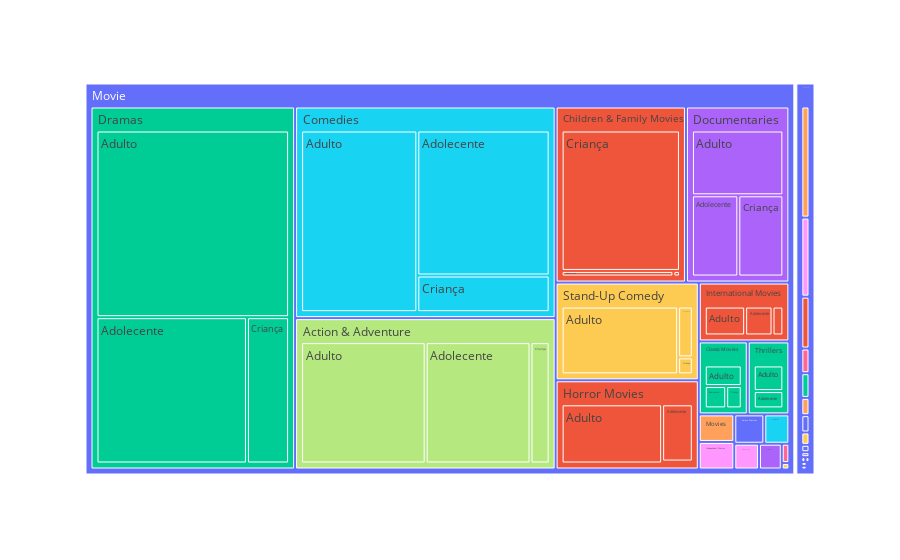

The code cell stored with this chart in its notebook:
### Code cell
fig = px.treemap(tabela, path=['Tipo', 'genero', 'Avaliação' ],   color='genero')
fig.show()

### Figure 1 — Plotly figure (JSON) as saved in the notebook; plotly's stock layout.template omitted (floating-point values rounded to 4 significant figures)
{"data": [{"branchvalues": "total", "customdata": [["Anime Features"], ["Children & Family Movies"], ["Classic Movies"], ["Documentaries"], ["Movies"], ["Comedies"], ["Romantic Movies"], ["Romantic TV Shows"], ["Sci-Fi & Fantasy"], ["Stand-Up Comedy"], ["TV Comedies"], ["International Movies"], ["Thrillers"], ["Classic Movies"], ["Cult Movies"], ["Docuseries"], ["Docuseries"], ["Music & Musicals"], ["Stand-Up Comedy"], ["TV Comedies"], ["Children & Family Movies"], ["Classic Movies"], ["Anime Series"], ["Action & Adventure"], ["Crime TV Shows"], ["TV Shows"], ["Music & Musicals"], ["Romantic Movies"], ["Stand-Up Comedy & Talk Shows"], ["Horror Movies"], ["Dramas"], ["Docuseries"], ["Thrillers"], ["International Movies"], ["Cult Movies"], ["Crime TV Shows"], ["TV Shows"], ["Stand-Up Comedy"], ["Stand-Up Comedy & Talk Shows"], ["TV Action & Adventure"], ["Sci-Fi & Fantasy"], ["International TV Shows"], ["Anime Features"], ["Romantic Movies"], ["Movies"], ["Docuseries"], ["Crime TV Shows"], ["TV Horror"], ["Reality TV"], ["Dramas"], ["International Movies"], ["International TV Shows"], ["Movies"], ["Classic & Cult TV"], ["Sci-Fi & Fantasy"], ["Children & Family Movies"], ["Thrillers"], ["Documentaries"], ["Anime Series"], ["Anime Series"], ["Cult Movies"], ["Independent Movies"], ["LGBTQ Movies"], ["(?)"], ["Documentaries"], ["Children & Family Movies"], ["British TV Shows"], ["Anime Series"], ["Romantic TV Shows"], ["Reality TV"], ["Dramas"], ["Romantic Movies"], ["International TV Shows"], ["Independent Movies"], ["Kids' TV"], ["Cult Movies"], ["Action & Adventure"], ["British TV Shows"], ["TV Comedies"], ["Stand-Up Comedy"], ["TV Action & Adventure"], ["Horror Movies"], ["Independent Movies"], ["Music & Musicals"], ["Action & Adventure"], ["Anime Features"], ["British TV Shows"], ["Documentaries"], ["Independent Movies"], ["British TV Shows"], ["Dramas"], ["Classic & Cult TV"], ["International Movies"], ["LGBTQ Movies"], ["Horror Movies"], ["Stand-Up Comedy & Talk Shows"], ["TV Dramas"], ["TV Shows"], ["Action & Adventure"], ["Kids' TV"], ["Music & Musicals"], ["(?)"], ["TV Dramas"], ["TV Horror"], ["Classic Movies"], ["Comedies"], ["Horror Movies"], ["International TV Shows"], ["Comedies"], ["Comedies"]], "domain": {"x": [0, 1], "y": [0, 1]}, "hovertemplate": "labels=%{label}<br>count=%{value}<br>parent=%{parent}<br>id=%{id}<br>genero=%{customdata[0]}<extra></extra>", "ids": ["Movie/Anime Features/Criança", "Movie/Children & Family Movies/Adulto", "Movie/Classic Movies/Adulto", "Movie/Documentaries/Adulto", "Movie/Movies", "Movie/Comedies", "Movie/Romantic Movies/Adulto", "TV Show/Romantic TV Shows/Adulto", "Movie/Sci-Fi & Fantasy/Adulto", "Movie/Stand-Up Comedy/Adulto", "TV Show/TV Comedies/Adulto", "Movie/International Movies", "Movie/Thrillers/Adulto", "Movie/Classic Movies/Criança", "Movie/Cult Movies/Criança", "TV Show/Docuseries/Criança", "TV Show/Docuseries", "Movie/Music & Musicals/Criança", "Movie/Stand-Up Comedy/Criança", "TV Show/TV Comedies/Criança", "Movie/Children & Family Movies", "Movie/Classic Movies", "TV Show/Anime Series/Adulto", "Movie/Action & Adventure/Adulto", "TV Show/Crime TV Shows", "TV Show/TV Shows/Adolecente", "Movie/Music & Musicals/Adolecente", "Movie/Romantic Movies/Adolecente", "TV Show/Stand-Up Comedy & Talk Shows", "Movie/Horror Movies/Adolecente", "Movie/Dramas/Adolecente", "TV Show/Docuseries/Adolecente", "Movie/Thrillers/Adolecente", "Movie/International Movies/Adolecente", "Movie/Cult Movies/Adolecente", "TV Show/Crime TV Shows/Adolecente", "TV Show/TV Shows", "Movie/Stand-Up Comedy/Adolecente", "TV Show/Stand-Up Comedy & Talk Shows/Adolecente", "TV Show/TV Action & Adventure/Adolecente", "Movie/Sci-Fi & Fantasy/Adolecente", "TV Show/International TV Shows/Adolecente", "Movie/Anime Features/Adolecente", "Movie/Romantic Movies/Criança", "Movie/Movies/Adulto", "TV Show/Docuseries/Adulto", "TV Show/Crime TV Shows/Adulto", "TV Show/TV Horror/Adulto", "TV Show/Reality TV/Criança", "Movie/Dramas", "Movie/International Movies/Criança", "TV Show/International TV Shows/Criança", "Movie/Movies/Criança", "TV Show/Classic & Cult TV/Adolecente", "Movie/Sci-Fi & Fantasy", "Movie/Children & Family Movies/Adolecente", "Movie/Thrillers", "Movie/Documentaries", "TV Show/Anime Series", "TV Show/Anime Series/Adolecente", "Movie/Cult Movies", "Movie/Independent Movies/Criança", "Movie/LGBTQ Movies", "Movie", "Movie/Documentaries/Criança", "Movie/Children & Family Movies/Criança", "TV Show/British TV Shows/Criança", "TV Show/Anime Series/Criança", "TV Show/Romantic TV Shows", "TV Show/Reality TV", "Movie/Dramas/Criança", "Movie/Romantic Movies", "TV Show/International TV Shows", "Movie/Independent Movies/Adulto", "TV Show/Kids' TV", "Movie/Cult Movies/Adulto", "Movie/Action & Adventure", "TV Show/British TV Shows", "TV Show/TV Comedies", "Movie/Stand-Up Comedy", "TV Show/TV Action & Adventure", "Movie/Horror Movies", "Movie/Independent Movies", "Movie/Music & Musicals", "Movie/Action & Adventure/Adolecente", "Movie/Anime Features", "TV Show/British TV Shows/Adolecente", "Movie/Documentaries/Adolecente", "Movie/Independent Movies/Adolecente", "TV Show/British TV Shows/Adulto", "Movie/Dramas/Adulto", "TV Show/Classic & Cult TV", "Movie/International Movies/Adulto", "Movie/LGBTQ Movies/Adulto", "Movie/Horror Movies/Adulto", "TV Show/Stand-Up Comedy & Talk Shows/Adulto", "TV Show/TV Dramas/Adulto", "TV Show/TV Shows/Adulto", "Movie/Action & Adventure/Criança", "TV Show/Kids' TV/Criança", "Movie/Music & Musicals/Adulto", "TV Show", "TV Show/TV Dramas", "TV Show/TV Horror", "Movie/Classic Movies/Adolecente", "Movie/Comedies/Adulto", "Movie/Horror Movies/Criança", "TV Show/International TV Shows/Adulto", "Movie/Comedies/Criança", "Movie/Comedies/Adolecente"], "labels": ["Criança", "Adulto", "Adulto", "Adulto", "Movies", "Comedies", "Adulto", "Adulto", "Adulto", "Adulto", "Adulto", "International Movies", "Adulto", "Criança", "Criança", "Criança", "Docuseries", "Criança", "Criança", "Criança", "Children & Family Movies", "Classic Movies", "Adulto", "Adulto", "Crime TV Shows", "Adolecente", "Adolecente", "Adolecente", "Stand-Up Comedy & Talk Shows", "Adolecente", "Adolecente", "Adolecente", "Adolecente", "Adolecente", "Adolecente", "Adolecente", "TV Shows", "Adolecente", "Adolecente", "Adolecente", "Adolecente", "Adolecente", "Adolecente", "Criança", "Adulto", "Adulto", "Adulto", "Adulto", "Criança", "Dramas", "Criança", "Criança", "Criança", "Adolecente", "Sci-Fi & Fantasy", "Adolecente", "Thrillers", "Documentaries", "Anime Series", "Adolecente", "Cult Movies", "Criança", "LGBTQ Movies", "Movie", "Criança", "Criança", "Criança", "Criança", "Romantic TV Shows", "Reality TV", "Criança", "Romantic Movies", "International TV Shows", "Adulto", "Kids' TV", "Adulto", "Action & Adventure", "British TV Shows", "TV Comedies", "Stand-Up Comedy", "TV Action & Adventure", "Horror Movies", "Independent Movies", "Music & Musicals", "Adolecente", "Anime Features", "Adolecente", "Adolecente", "Adolecente", "Adulto", "Adulto", "Classic & Cult TV", "Adulto", "Adulto", "Adulto", "Adulto", "Adulto", "Adulto", "Criança", "Criança", "Adulto", "TV Show", "TV Dramas", "TV Horror", "Adolecente", "Adulto", "Criança", "Adulto", "Criança", "Adolecente"], "marker": {"colors": ["#636efa", "#EF553B", "#00cc96", "#ab63fa", "#FFA15A", "#19d3f3", "#FF6692", "#B6E880", "#FF97FF", "#FECB52", "#636efa", "#EF553B", "#00cc96", "#00cc96", "#ab63fa", "#FFA15A", "#FFA15A", "#19d3f3", "#FECB52", "#636efa", "#EF553B", "#00cc96", "#FF6692", "#B6E880", "#FF97FF", "#FECB52", "#19d3f3", "#FF6692", "#636efa", "#EF553B", "#00cc96", "#FFA15A", "#00cc96", "#EF553B", "#ab63fa", "#FF97FF", "#FECB52", "#FECB52", "#636efa", "#ab63fa", "#FF97FF", "#FFA15A", "#636efa", "#FF6692", "#FFA15A", "#FFA15A", "#FF97FF", "#19d3f3", "#FF6692", "#00cc96", "#EF553B", "#FFA15A", "#FFA15A", "#B6E880", "#FF97FF", "#EF553B", "#00cc96", "#ab63fa", "#FF6692", "#FF6692", "#ab63fa", "#FF97FF", "#FECB52", "#636efa", "#ab63fa", "#EF553B", "#EF553B", "#FF6692", "#B6E880", "#FF6692", "#00cc96", "#FF6692", "#FFA15A", "#FF97FF", "#00cc96", "#ab63fa", "#B6E880", "#EF553B", "#636efa", "#FECB52", "#ab63fa", "#EF553B", "#FF97FF", "#19d3f3", "#B6E880", "#636efa", "#EF553B", "#ab63fa", "#FF97FF", "#EF553B", "#00cc96", "#B6E880", "#EF553B", "#FECB52", "#EF553B", "#636efa", "#ab63fa", "#FECB52", "#B6E880", "#00cc96", "#19d3f3", "#636efa", "#ab63fa", "#19d3f3", "#00cc96", "#19d3f3", "#EF553B", "#FFA15A", "#19d3f3", "#19d3f3"]}, "name": "", "parents": ["Movie/Anime Features", "Movie/Children & Family Movies", "Movie/Classic Movies", "Movie/Documentaries", "Movie", "Movie", "Movie/Romantic Movies", "TV Show/Romantic TV Shows", "Movie/Sci-Fi & Fantasy", "Movie/Stand-Up Comedy", "TV Show/TV Comedies", "Movie", "Movie/Thrillers", "Movie/Classic Movies", "Movie/Cult Movies", "TV Show/Docuseries", "TV Show", "Movie/Music & Musicals", "Movie/Stand-Up Comedy", "TV Show/TV Comedies", "Movie", "Movie", "TV Show/Anime Series", "Movie/Action & Adventure", "TV Show", "TV Show/TV Shows", "Movie/Music & Musicals", "Movie/Romantic Movies", "TV Show", "Movie/Horror Movies", "Movie/Dramas", "TV Show/Docuseries", "Movie/Thrillers", "Movie/International Movies", "Movie/Cult Movies", "TV Show/Crime TV Shows", "TV Show", "Movie/Stand-Up Comedy", "TV Show/Stand-Up Comedy & Talk Shows", "TV Show/TV Action & Adventure", "Movie/Sci-Fi & Fantasy", "TV Show/International TV Shows", "Movie/Anime Features", "Movie/Romantic Movies", "Movie/Movies", "TV Show/Docuseries", "TV Show/Crime TV Shows", "TV Show/TV Horror", "TV Show/Reality TV", "Movie", "Movie/International Movies", "TV Show/International TV Shows", "Movie/Movies", "TV Show/Classic & Cult TV", "Movie", "Movie/Children & Family Movies", "Movie", "Movie", "TV Show", "TV Show/Anime Series", "Movie", "Movie/Independent Movies", "Movie", "", "Movie/Documentaries", "Movie/Children & Family Movies", "TV Show/British TV Shows", "TV Show/Anime Series", "TV Show", "TV Show", "Movie/Dramas", "Movie", "TV Show", "Movie/Independent Movies", "TV Show", "Movie/Cult Movies", "Movie", "TV Show", "TV Show", "Movie", "TV Show", "Movie", "Movie", "Movie", "Movie/Action & Adventure", "Movie", "TV Show/British TV Shows", "Movie/Documentaries", "Movie/Independent Movies", "TV Show/British TV Shows", "Movie/Dramas", "TV Show", "Movie/International Movies", "Movie/LGBTQ Movies", "Movie/Horror Movies", "TV Show/Stand-Up Comedy & Talk Shows", "TV Show/TV Dramas", "TV Show/TV Shows", "Movie/Action & Adventure", "TV Show/Kids' TV", "Movie/Music & Musicals", "", "TV Show", "TV Show", "Movie/Classic Movies", "Movie/Comedies", "Movie/Horror Movies", "TV Show/International TV Shows", "Movie/Comedies", "Movie/Comedies"], "type": "treemap", "values": [14, 1, 35, 165, 20, 1127, 1, 1, 5, 254, 2, 109, 37, 16, 1, 4, 7, 3, 8, 1, 469, 73, 2, 404, 32, 3, 2, 1, 7, 59, 521, 2, 25, 38, 1, 7, 5, 24, 1, 2, 8, 12, 4, 1, 7, 1, 25, 1, 1, 1518, 15, 2, 13, 1, 13, 17, 62, 372, 10, 5, 12, 1, 1, 5185, 102, 451, 8, 3, 1, 1, 146, 3, 45, 18, 10, 10, 806, 21, 3, 286, 2, 261, 20, 15, 340, 18, 4, 105, 1, 9, 851, 1, 56, 1, 200, 6, 1, 2, 62, 10, 10, 147, 1, 1, 22, 527, 2, 31, 121, 479]}], "layout": {"legend": {"tracegroupgap": 0}, "margin": {"t": 60}}}
